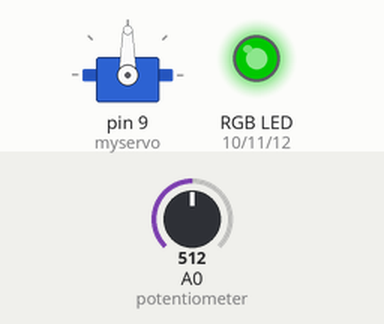
Recording of a sketch running on a simulated Arduino Uno, built with avr-gcc and run on an emulated ATmega328P. On the bench: servo, an RGB LED mixed from three pins (HIGH = lit). Inputs (shaded band) come from the test bench; at power-on: A0 (potentiometer) = 512. Dim RGB values are drawn brighter than linear.

Above: at 1.2 s.
1.3 s: A0 (potentiometer) set to 440
At 2.5 s:
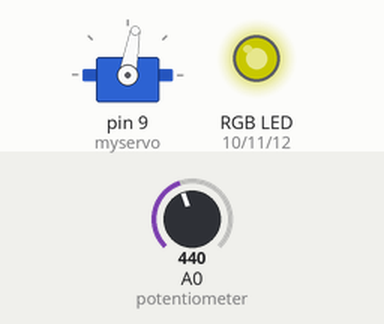
2.8 s: A0 (potentiometer) set to 306
At 3.8 s:
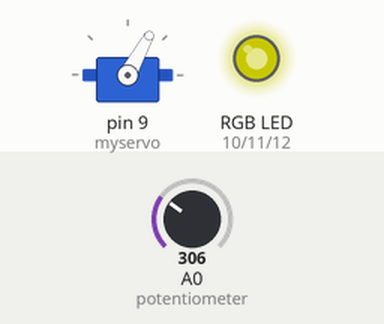
4.3 s: A0 (potentiometer) set to 290
At 5.1 s:
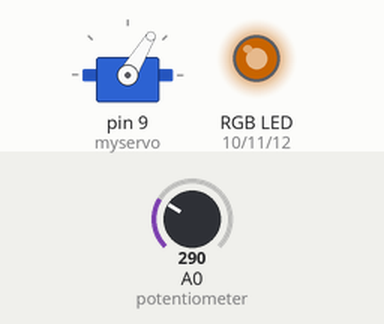
5.8 s: A0 (potentiometer) set to 140
At 6.4 s:
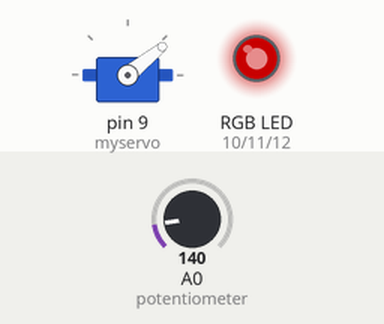
7.3 s: A0 (potentiometer) set to 610
At 7.7 s:
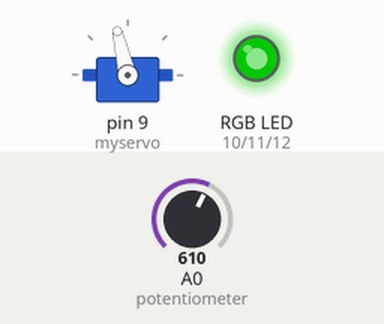
Timing chart, 0 to 9.8 s (numbered marks = the images above; inputs shaded):
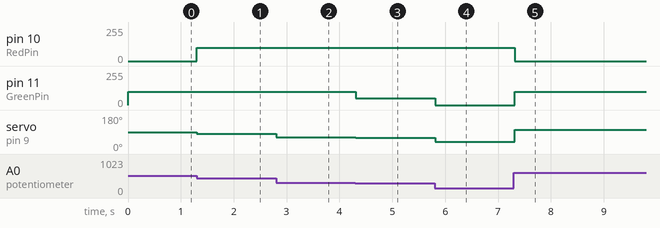

The sketch:

Task_1_Project_3.ino
```cpp
//Basiclly I grabbed some code from the RGB lab from project 1 and applied the same principle of the light changing as the servo moves.

#include <Servo.h>          //include the servo library

int potPosition;           //this variable will store the position of the potentiometer
int servoPosition;         //the servo will move to this position
int RedPin = 10;
int GreenPin = 11;
int BluePin = 12;
int threshold = 900;

Servo myservo;              //create a servo object

void setup() {
  Serial.begin(9600);
  myservo.attach(9);        //tell the servo object that its servo is plugged into pin 9
  pinMode(RedPin,OUTPUT);
  pinMode(GreenPin,OUTPUT);
  pinMode(BluePin,OUTPUT);
}

void loop() {


  potPosition = analogRead(A0);                     //use analog read to measure the position of the potentiometer (0-1023)

  servoPosition = map(potPosition, 0,1023,20,160);  //convert the potentiometer number to a servo position from 20-160
                                                    //Note: its best to avoid driving the little SIK servos all the
                                                    //way to 0 or 180 degrees it can cause the motor to jitter, which is bad for the servo.

  myservo.write(servoPosition);                      //move the servo to the 10 degree position

  if(servoPosition < threshold){
    if(potPosition > 0 && potPosition <= 150)
      red();
    if(potPosition > 150 && potPosition <= 300)
      orange();
    if(potPosition > 300 && potPosition <= 450)
      yellow();
    if(potPosition > 450 && potPosition <= 600)
      green();
    if(potPosition > 600 && potPosition <= 750)
      cyan();
    if(potPosition > 750 && potPosition <= 900)
      blue();
    if(potPosition > 900)
      magenta();
  }
  else {                                //if it isn't dark turn the LED off

    turnOff();                            //call the turn off function

  }

  delay(100);
}

void red (){
    analogWrite(RedPin, 100);
    analogWrite(GreenPin, 0);
    analogWrite(BluePin, 0);
}
void orange (){

    analogWrite(RedPin, 100);
    analogWrite(GreenPin, 50);
    analogWrite(BluePin, 0);
}
void yellow (){

    analogWrite(RedPin, 100);
    analogWrite(GreenPin, 100);
    analogWrite(BluePin, 0);
}
void green (){

    analogWrite(RedPin, 0);
    analogWrite(GreenPin, 100);
    analogWrite(BluePin, 0);
}
void cyan (){

    analogWrite(RedPin, 0);
    analogWrite(GreenPin, 100);
    analogWrite(BluePin, 100);
}
void blue (){

    analogWrite(RedPin, 0);
    analogWrite(GreenPin, 0);
    analogWrite(BluePin, 100);
}
void magenta (){

    analogWrite(RedPin, 100);
    analogWrite(GreenPin, 0);
    analogWrite(BluePin, 100);
}
void turnOff (){

    analogWrite(RedPin, 0);
    analogWrite(GreenPin, 0);
    analogWrite(BluePin, 0);
}
```

Measured:
- after the input at 1.3 s, pin 10 (RedPin): 0/255 → 100/255 at once; servo on pin 9 (myservo): 90° → 80° at once
- after the input at 2.8 s, servo on pin 9 (myservo): 80° → 61° at once
- after the input at 4.3 s, pin 11 (GreenPin): 100/255 → 50/255 at once; servo on pin 9 (myservo): 61° → 59° at once
- after the input at 5.8 s, pin 11 (GreenPin): 50/255 → 0/255 at once; servo on pin 9 (myservo): 59° → 39° at once
- after the input at 7.3 s, pin 10 (RedPin): 100/255 → 0/255 at once; pin 11 (GreenPin): 0/255 → 100/255 at once; servo on pin 9 (myservo): 39° → 103° at once
